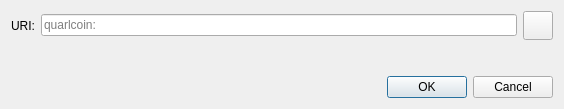
<?xml version="1.0" encoding="UTF-8"?>
<ui version="4.0">
 <class>OpenURIDialog</class>
 <widget class="QDialog" name="OpenURIDialog">
  <property name="geometry">
   <rect>
    <x>0</x>
    <y>0</y>
    <width>564</width>
    <height>109</height>
   </rect>
  </property>
  <property name="windowTitle">
   <string>Open quarlcoin URI</string>
  </property>
  <layout class="QVBoxLayout" name="verticalLayout">
   <item>
    <layout class="QHBoxLayout" name="horizontalLayout">
     <item>
      <widget class="QLabel" name="label">
       <property name="text">
        <string>URI:</string>
       </property>
      </widget>
     </item>
     <item>
      <widget class="QValidatedLineEdit" name="uriEdit">
       <property name="placeholderText">
        <string notr="true">quarlcoin:</string>
       </property>
      </widget>
     </item>
     <item>
      <widget class="QToolButton" name="pasteButton">
       <property name="toolTip">
        <string extracomment="Tooltip text for button that allows you to paste an address that is in your clipboard.">Paste address from clipboard</string>
       </property>
       <property name="text">
        <string/>
       </property>
       <property name="icon">
        <iconset resource="../quarlcoin.qrc">
         <normaloff>:/icons/editpaste</normaloff>:/icons/editpaste
        </iconset>
       </property>
       <property name="iconSize">
        <size>
         <width>22</width>
         <height>22</height>
        </size>
       </property>
      </widget>
     </item>
    </layout>
   </item>
   <item>
    <spacer name="verticalSpacer">
     <property name="orientation">
      <enum>Qt::Vertical</enum>
     </property>
     <property name="sizeHint" stdset="0">
      <size>
       <width>20</width>
       <height>40</height>
      </size>
     </property>
    </spacer>
   </item>
   <item>
    <widget class="QDialogButtonBox" name="buttonBox">
     <property name="orientation">
      <enum>Qt::Horizontal</enum>
     </property>
     <property name="standardButtons">
      <set>QDialogButtonBox::Cancel|QDialogButtonBox::Ok</set>
     </property>
    </widget>
   </item>
  </layout>
 </widget>
 <customwidgets>
  <customwidget>
   <class>QValidatedLineEdit</class>
   <extends>QLineEdit</extends>
   <header>qt/qvalidatedlineedit.h</header>
  </customwidget>
 </customwidgets>
 <resources/>
 <connections>
  <connection>
   <sender>buttonBox</sender>
   <signal>accepted()</signal>
   <receiver>OpenURIDialog</receiver>
   <slot>accept()</slot>
   <hints>
    <hint type="sourcelabel">
     <x>248</x>
     <y>254</y>
    </hint>
    <hint type="destinationlabel">
     <x>157</x>
     <y>274</y>
    </hint>
   </hints>
  </connection>
  <connection>
   <sender>buttonBox</sender>
   <signal>rejected()</signal>
   <receiver>OpenURIDialog</receiver>
   <slot>reject()</slot>
   <hints>
    <hint type="sourcelabel">
     <x>316</x>
     <y>260</y>
    </hint>
    <hint type="destinationlabel">
     <x>286</x>
     <y>274</y>
    </hint>
   </hints>
  </connection>
 </connections>
</ui>
